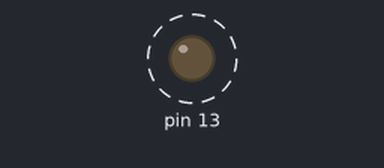
This sketch was run on a simulated Arduino Uno, built with avr-gcc and run on an emulated ATmega328P. Shown: output pins drawn as LEDs (lit = HIGH). Dashed ring = blinking.

Above: at 0.2 s.
Timing chart, 0 to 3.0 s (numbered marks = the images above):
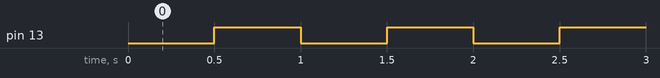

Measured:
- by itself, pin 13: alternates HIGH for 0.50 s and LOW for 0.50 s

The sketch:

GeasSAT.ino
```cpp
void setup(){
    pinMode(13, OUTPUT);


}
bool state = false;
void loop(){
    digitalWrite(13, state);
    state = !state;
    delay(500);


}
```
